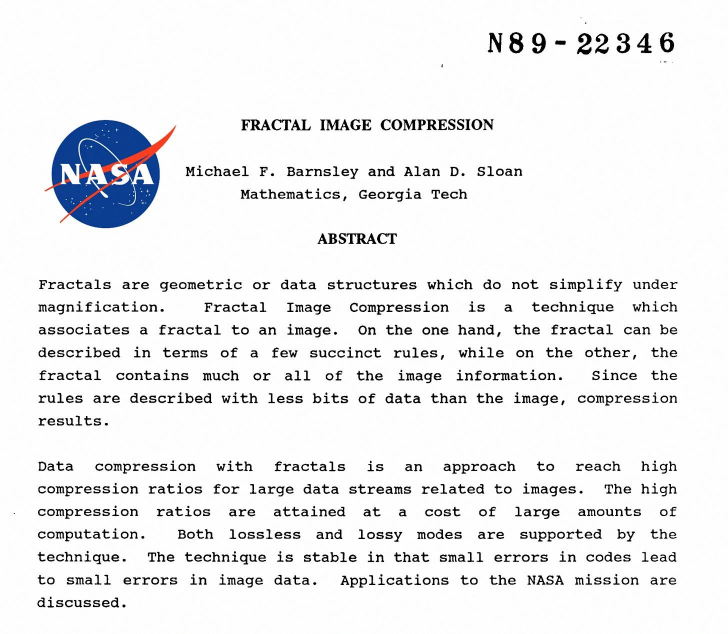
#> input picture Outputs/0.jpg, 1456 x 1268 px (shown at 1/2 size); its folder holds 6 pictures in this run; the run also reads 2 pictures not shown here
$ jupyter execute --allow-errors Untitled.ipynb
#> lines starting #> are read from the running program, lines starting #| are printed output that depends on the picture
[cell 1]
from PIL import Image, ImageDraw, ImageFont
import os

# List of filenames in order
steps = [0,10,20,40,50,100,200,400,800,1600]
filenames = [f"{step}.jpg" for step in steps]

# Load images
#> (the rest of this cell did not finish here and is left out)

[cell 2]
from PIL import Image, ImageDraw, ImageFont
import random

# Load the image and convert to RGBA for transparency
image = Image.open("40.jpg").convert("RGBA")

# Grid size (e.g., 4x4)
rows, cols = 28, 28
block_w = image.width // cols
#> block_w = 52
block_h = image.height // rows
#> block_h = 45

# Overlay for translucent colored blocks
overlay = Image.new("RGBA", image.size, (255, 255, 255, 0))
draw = ImageDraw.Draw(overlay)

# Font setup: try very large size, fallback to default
try:
    font = ImageFont.truetype("arial.ttf", size=block_h // 2)
except IOError:
    font = ImageFont.load_default()

# Generate a list of distinct translucent colors
def random_translucent_color():
    return (random.randint(0, 255), random.randint(0, 255), random.randint(0, 255), 100)

# Draw each block
for i in range(rows):
    for j in range(cols):
        index = i * cols + j + 1
        x0, y0 = j * block_w, i * block_h
        x1, y1 = x0 + block_w, y0 + block_h

        # Random translucent color
        color = random_translucent_color()
        draw.rectangle([x0, y0, x1, y1], fill=color, outline=(0, 0, 0, 200))

        # Huge centered label
        label = f"d{index}"
        bbox = draw.textbbox((0, 0), label, font=font)
        text_w, text_h = bbox[2] - bbox[0], bbox[3] - bbox[1]
        text_x = x0 + (block_w - text_w) // 2
        text_y = y0 + (block_h - text_h) // 2
        draw.text((text_x, text_y), label, font=font, fill=(0, 0, 0, 255))

# Composite overlay and save
result = Image.alpha_composite(image, overlay).convert("RGB")
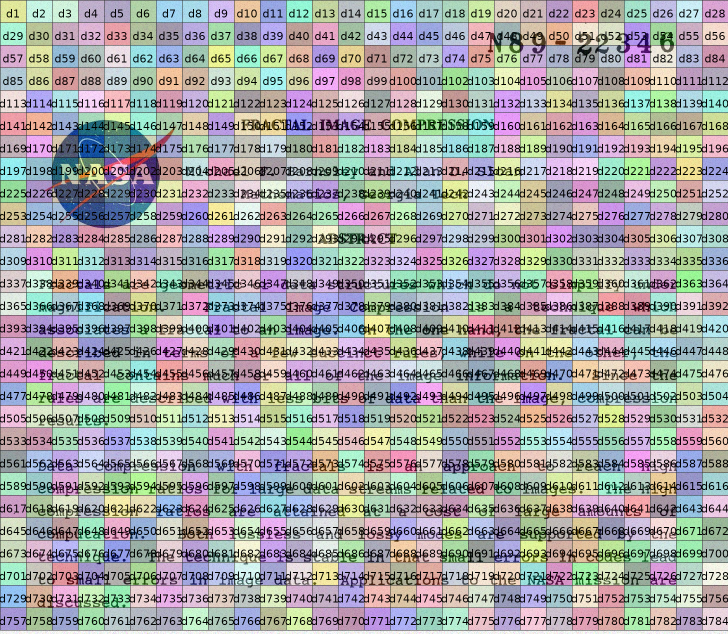
#> result: PIL image 1456x1268 RGB (shown at 1/2 size); mean R, G, B 161.5, 162, 162.7
result.save("annotated_blocks_small_d.jpg", "JPEG")
print("Saved as annotated_blocks_large_r.jpg")

[cell 3]
from PIL import Image

# Load your images (ensure they have an alpha channel)
img2 = Image.open("annotated_blocks_small_d.jpg").convert("RGBA")
img1 = Image.open("annotated_blocks_large_r.jpg").convert("RGBA")
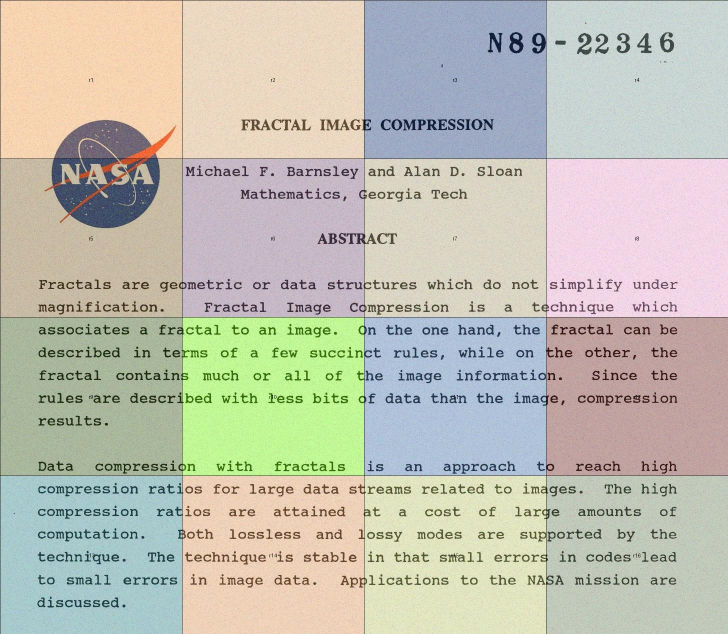
#> input picture Outputs/annotated_blocks_large_r.jpg, 1456 x 1268 px (shown at 1/2 size)

# Set gap size
gap = 500  # transparent space between images

# Calculate new image size
new_width = img1.width + gap + img2.width
#> new_width = 3412
new_height = max(img1.height, img2.height)
#> new_height = 1268

# Create transparent background
combined = Image.new("RGBA", (new_width, new_height), (0, 0, 0, 0))
#> combined: PIL image 3412x1268 RGBA; every value is 0

# Paste images with spacing
combined.paste(img1, (0, 0), mask=img1)
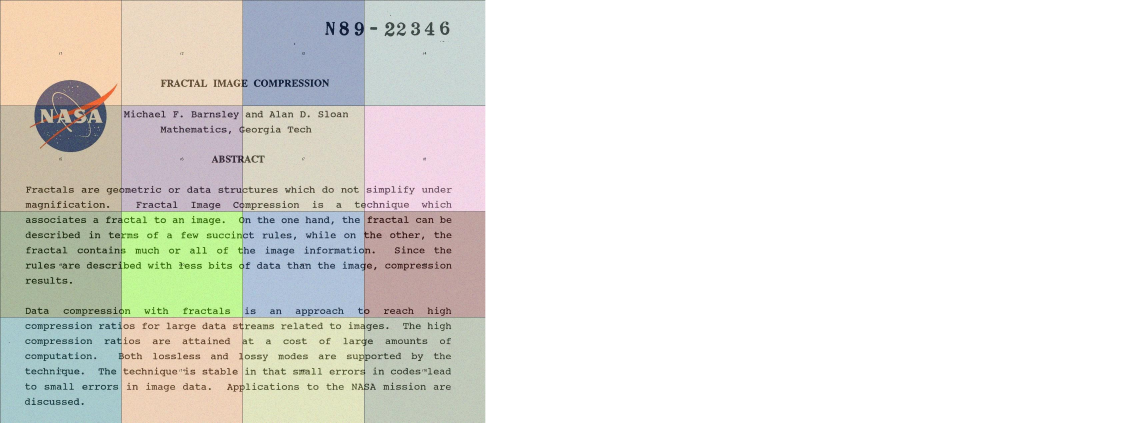
#> combined: PIL image 3412x1268 RGBA (shown at 1/3 size); mean R, G, B, A 82.2, 81.9, 76.3, 108.8; transparent parts drawn white
combined.paste(img2, (img1.width + gap, 0), mask=img2)
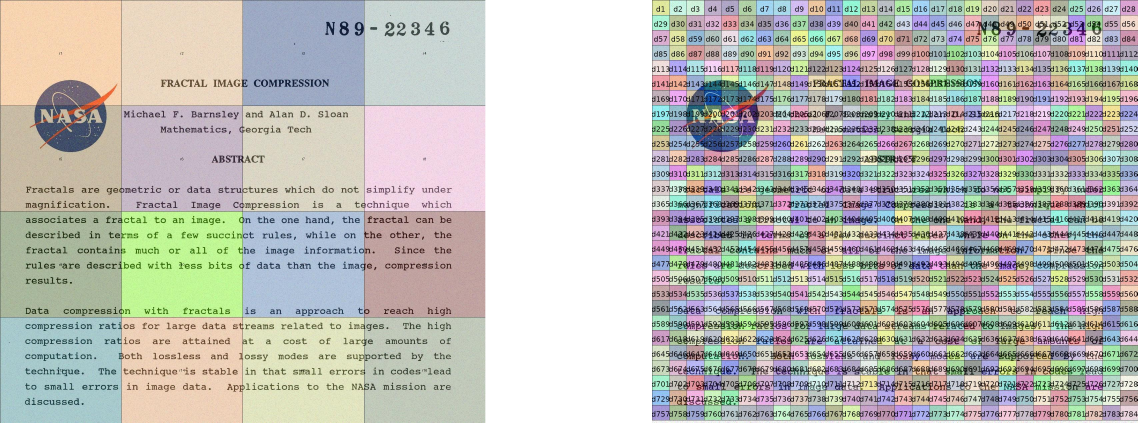
#> combined: PIL image 3412x1268 RGBA (shown at 1/3 size); mean R, G, B, A 151.4, 151.1, 146.1, 217.6; transparent parts drawn white

# Save or show
combined.save("combined.png")
combined.show()
